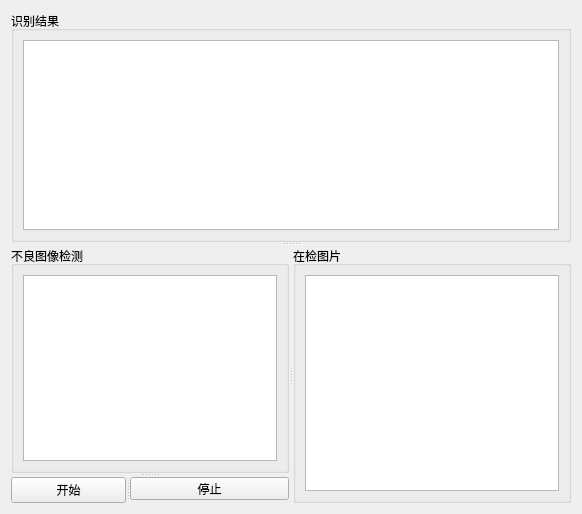
            <widget class="QWidget" name="page">
             <layout class="QGridLayout" name="gridLayout_6">
              <item row="0" column="0">
               <widget class="QSplitter" name="splitter_5">
                <property name="orientation">
                 <enum>Qt::Vertical</enum>
                </property>
                <widget class="QGroupBox" name="groupBox">
                 <property name="title">
                  <string>识别结果</string>
                 </property>
                 <layout class="QGridLayout" name="gridLayout_4">
                  <item row="0" column="0">
                   <widget class="QTextEdit" name="textEdit"/>
                  </item>
                 </layout>
                </widget>
                <widget class="QSplitter" name="splitter_3">
                 <property name="orientation">
                  <enum>Qt::Horizontal</enum>
                 </property>
                 <widget class="QSplitter" name="splitter_2">
                  <property name="orientation">
                   <enum>Qt::Vertical</enum>
                  </property>
                  <widget class="QGroupBox" name="groupBox_2">
                   <property name="title">
                    <string>不良图像检测</string>
                   </property>
                   <layout class="QGridLayout" name="gridLayout_5">
                    <item row="0" column="0">
                     <widget class="QTextEdit" name="textEdit_2"/>
                    </item>
                   </layout>
                  </widget>
                  <widget class="QSplitter" name="splitter">
                   <property name="orientation">
                    <enum>Qt::Horizontal</enum>
                   </property>
                   <widget class="QPushButton" name="pushButton">
                    <property name="text">
                     <string>开始</string>
                    </property>
                   </widget>
                   <widget class="QPushButton" name="pushButton_2">
                    <property name="minimumSize">
                     <size>
                      <width>159</width>
                      <height>23</height>
                     </size>
                    </property>
                    <property name="maximumSize">
                     <size>
                      <width>159</width>
                      <height>23</height>
                     </size>
                    </property>
                    <property name="text">
                     <string>停止</string>
                    </property>
                   </widget>
                  </widget>
                 </widget>
                 <widget class="QGroupBox" name="groupBox_3">
                  <property name="title">
                   <string>在检图片</string>
                  </property>
                  <layout class="QGridLayout" name="gridLayout_2">
                   <item row="0" column="0">
                    <widget class="QTableView" name="tableView"/>
                   </item>
                  </layout>
                 </widget>
                </widget>
               </widget>
              </item>
             </layout>
            </widget>
